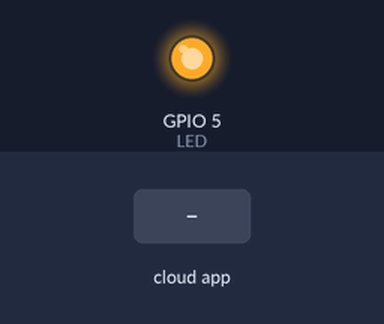
A program run on a simulated ESP8266 (Wemos D1 mini). Shown: output pins drawn as LEDs (lit = HIGH). The test bench sets the inputs (shaded band). WiFi joins after 1.5 s; servers stay silent unless stated; what the program prints to the serial monitor is not drawn.

Above: at 2.7 s.
2.8 s: the phone or cloud app sets switch.one to 1
At 3.8 s:
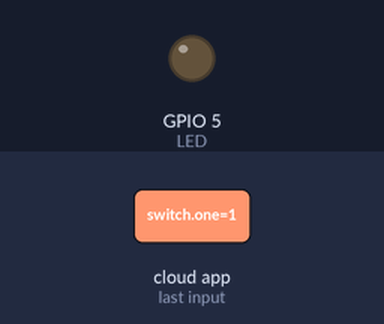
4.3 s: the phone or cloud app sets switch.one to 0
At 4.9 s:
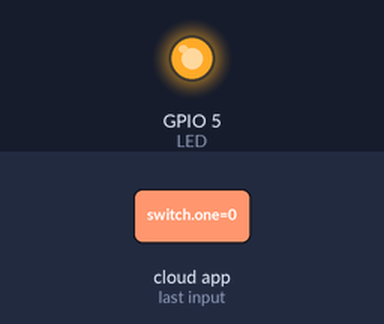
Timing chart, 0 to 7.3 s (numbered marks = the images above; inputs shaded):
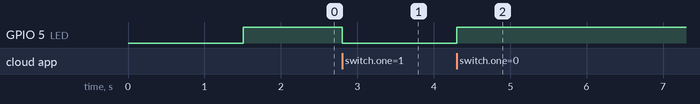

Measured:
- after the input at 2.8 s, GPIO 5 (LED): HIGH → LOW at once
- after the input at 4.3 s, GPIO 5 (LED): LOW → HIGH after 0.00 s instead of 3.5 s

The program:

main.cpp
```cpp
#include <Arduino.h>
#include <ESP8266WiFi.h>
#include "fauxmoESP.h"
#include "credentials.h"

#define SERIAL_BAUDRATE                 115200
#define LED                             5

fauxmoESP fauxmo;

// -----------------------------------------------------------------------------
// Wifi
// -----------------------------------------------------------------------------

void wifiSetup() {

    // Set WIFI module to STA mode
    WiFi.mode(WIFI_STA);

    // Connect
    Serial.printf("[WIFI] Connecting to %s ", WIFI_SSID);
    WiFi.begin(WIFI_SSID, WIFI_PASS);

    // Wait
    while (WiFi.status() != WL_CONNECTED) {
        Serial.print(".");
        delay(100);
    }
    Serial.println();

    // Connected!
    Serial.printf("[WIFI] STATION Mode, SSID: %s, IP address: %s\n", WiFi.SSID().c_str(), WiFi.localIP().toString().c_str());

}

unsigned long timeTurnedOn;
bool currentState = false;
void setSwitchToState(bool state) {
  currentState = state;
  Serial.printf(" state: %s\n", state ? "ON" : "OFF");
  //Invert the state as all programmer logic assumes state == true is light on, but the relay is inverted
  digitalWrite(LED, !state);
  if (state) {
    timeTurnedOn = millis();
  }
}

void setup() {

    // Init serial port and clean garbage
    Serial.begin(SERIAL_BAUDRATE);
    Serial.println("My Sketch has started");
    Serial.println();
    Serial.println();

    // Wifi
    wifiSetup();

    // LED
    pinMode(LED, OUTPUT);
    digitalWrite(LED, HIGH);

    // You can enable or disable the library at any moment
    // Disabling it will prevent the devices from being discovered and switched
    fauxmo.enable(true);

    // Add virtual devices
    fauxmo.addDevice("switch one");
	//fauxmo.addDevice("switch two"); // You can add more devices
	//fauxmo.addDevice("switch three");

    // fauxmoESP 2.0.0 has changed the callback signature to add the device_id, this WARRANTY
    // it's easier to match devices to action without having to compare strings.
    fauxmo.onSetState([](unsigned char device_id, const char * device_name, bool state) {
        Serial.printf("[MAIN] Device #%d (%s) state: %s\n", device_id, device_name, state ? "ON" : "OFF");
        setSwitchToState(state);
    });

    // Callback to retrieve current state (for GetBinaryState queries)
    fauxmo.onGetState([](unsigned char device_id, const char * device_name) {
        return digitalRead(LED) == HIGH;
    });

}

void loop() {

    // Since fauxmoESP 2.0 the library uses the "compatibility" mode by
    // default, this means that it uses WiFiUdp class instead of AsyncUDP.
    // The later requires the Arduino Core for ESP8266 staging version
    // whilst the former works fine with current stable 2.3.0 version.
    // But, since it's not "async" anymore we have to manually poll for UDP
    // packets
    fauxmo.handle();

    static unsigned long last = millis();
    if (millis() - last > 5000) {
        last = millis();
        // Serial.printf("[MAIN] Free heap: %d bytes\n", ESP.getFreeHeap());
    }

    if (currentState &&
        millis() - timeTurnedOn > 5000) {
          //Enforce a timer to turn off the switch after X seconds
          setSwitchToState(false);
    }

}
```

credentials.h
```cpp
#define WIFI_SSID "KATTOM2"
#define WIFI_PASS "Clancytom"
```
